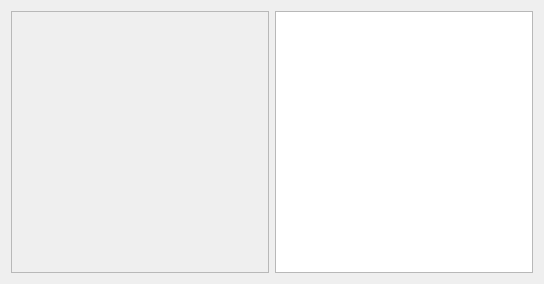
<?xml version="1.0" encoding="UTF-8"?>
<ui version="4.0">
 <class>NoteWidget</class>
 <widget class="QWidget" name="NoteWidget">
  <property name="geometry">
   <rect>
    <x>0</x>
    <y>0</y>
    <width>544</width>
    <height>284</height>
   </rect>
  </property>
  <property name="windowTitle">
   <string>Form</string>
  </property>
  <layout class="QHBoxLayout" name="horizontalLayout">
   <item>
    <widget class="QScrollArea" name="scrollArea">
     <property name="widgetResizable">
      <bool>true</bool>
     </property>
     <widget class="QWidget" name="scrollAreaWidgetContents">
      <property name="geometry">
       <rect>
        <x>0</x>
        <y>0</y>
        <width>266</width>
        <height>258</height>
       </rect>
      </property>
     </widget>
    </widget>
   </item>
   <item>
    <widget class="QListWidget" name="listWidget"/>
   </item>
  </layout>
 </widget>
 <resources/>
 <connections/>
</ui>
